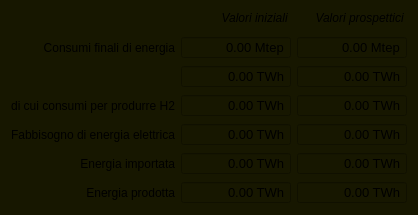
            <widget class="QWidget" name="energyResWgt" native="true">
             <property name="maximumSize">
              <size>
               <width>16777215</width>
               <height>16777215</height>
              </size>
             </property>
             <property name="styleSheet">
              <string notr="true">background-color: rgb(23, 23, 0);</string>
             </property>
             <layout class="QGridLayout" name="gridLayout_3">
              <item row="7" column="2">
               <widget class="QDoubleSpinBox" name="enImportResPerspDsb">
                <property name="sizePolicy">
                 <sizepolicy hsizetype="Fixed" vsizetype="Fixed">
                  <horstretch>0</horstretch>
                  <verstretch>0</verstretch>
                 </sizepolicy>
                </property>
                <property name="minimumSize">
                 <size>
                  <width>110</width>
                  <height>0</height>
                 </size>
                </property>
                <property name="maximumSize">
                 <size>
                  <width>110</width>
                  <height>16777215</height>
                 </size>
                </property>
                <property name="font">
                 <font>
                  <pointsize>10</pointsize>
                 </font>
                </property>
                <property name="alignment">
                 <set>Qt::AlignRight|Qt::AlignTrailing|Qt::AlignVCenter</set>
                </property>
                <property name="readOnly">
                 <bool>true</bool>
                </property>
                <property name="buttonSymbols">
                 <enum>QAbstractSpinBox::NoButtons</enum>
                </property>
                <property name="suffix">
                 <string> TWh</string>
                </property>
                <property name="maximum">
                 <double>999999.989999999990687</double>
                </property>
                <property name="singleStep">
                 <double>0.100000000000000</double>
                </property>
                <property name="value">
                 <double>0.000000000000000</double>
                </property>
               </widget>
              </item>
              <item row="7" column="0">
               <widget class="QLabel" name="enImportResLbl">
                <property name="font">
                 <font>
                  <pointsize>9</pointsize>
                 </font>
                </property>
                <property name="text">
                 <string>Energia importata</string>
                </property>
                <property name="alignment">
                 <set>Qt::AlignRight|Qt::AlignTrailing|Qt::AlignVCenter</set>
                </property>
               </widget>
              </item>
              <item row="4" column="1">
               <widget class="QDoubleSpinBox" name="totEnConsResActDsb">
                <property name="sizePolicy">
                 <sizepolicy hsizetype="Fixed" vsizetype="Fixed">
                  <horstretch>0</horstretch>
                  <verstretch>0</verstretch>
                 </sizepolicy>
                </property>
                <property name="minimumSize">
                 <size>
                  <width>110</width>
                  <height>0</height>
                 </size>
                </property>
                <property name="maximumSize">
                 <size>
                  <width>110</width>
                  <height>16777215</height>
                 </size>
                </property>
                <property name="font">
                 <font>
                  <pointsize>10</pointsize>
                 </font>
                </property>
                <property name="alignment">
                 <set>Qt::AlignRight|Qt::AlignTrailing|Qt::AlignVCenter</set>
                </property>
                <property name="readOnly">
                 <bool>true</bool>
                </property>
                <property name="buttonSymbols">
                 <enum>QAbstractSpinBox::NoButtons</enum>
                </property>
                <property name="suffix">
                 <string> TWh</string>
                </property>
                <property name="maximum">
                 <double>999999.989999999990687</double>
                </property>
                <property name="singleStep">
                 <double>0.100000000000000</double>
                </property>
                <property name="value">
                 <double>0.000000000000000</double>
                </property>
               </widget>
              </item>
              <item row="1" column="2">
               <widget class="QLabel" name="perspDutyLbl">
                <property name="sizePolicy">
                 <sizepolicy hsizetype="Fixed" vsizetype="Preferred">
                  <horstretch>0</horstretch>
                  <verstretch>0</verstretch>
                 </sizepolicy>
                </property>
                <property name="minimumSize">
                 <size>
                  <width>110</width>
                  <height>0</height>
                 </size>
                </property>
                <property name="maximumSize">
                 <size>
                  <width>110</width>
                  <height>16777215</height>
                 </size>
                </property>
                <property name="font">
                 <font>
                  <weight>50</weight>
                  <italic>true</italic>
                  <bold>false</bold>
                 </font>
                </property>
                <property name="text">
                 <string>Valori prospettici </string>
                </property>
                <property name="alignment">
                 <set>Qt::AlignRight|Qt::AlignTrailing|Qt::AlignVCenter</set>
                </property>
               </widget>
              </item>
              <item row="1" column="1">
               <widget class="QLabel" name="actDutyLbl">
                <property name="sizePolicy">
                 <sizepolicy hsizetype="Fixed" vsizetype="Preferred">
                  <horstretch>0</horstretch>
                  <verstretch>0</verstretch>
                 </sizepolicy>
                </property>
                <property name="minimumSize">
                 <size>
                  <width>110</width>
                  <height>0</height>
                 </size>
                </property>
                <property name="maximumSize">
                 <size>
                  <width>110</width>
                  <height>16777215</height>
                 </size>
                </property>
                <property name="font">
                 <font>
                  <weight>50</weight>
                  <italic>true</italic>
                  <bold>false</bold>
                 </font>
                </property>
                <property name="text">
                 <string>Valori iniziali </string>
                </property>
                <property name="alignment">
                 <set>Qt::AlignRight|Qt::AlignTrailing|Qt::AlignVCenter</set>
                </property>
               </widget>
              </item>
              <item row="5" column="0">
               <widget class="QLabel" name="h2ConsResLbl">
                <property name="font">
                 <font>
                  <pointsize>9</pointsize>
                 </font>
                </property>
                <property name="text">
                 <string>di cui consumi per produrre H2</string>
                </property>
                <property name="alignment">
                 <set>Qt::AlignRight|Qt::AlignTrailing|Qt::AlignVCenter</set>
                </property>
               </widget>
              </item>
              <item row="5" column="2">
               <widget class="QDoubleSpinBox" name="h2ConsResPerspDsb">
                <property name="sizePolicy">
                 <sizepolicy hsizetype="Fixed" vsizetype="Fixed">
                  <horstretch>0</horstretch>
                  <verstretch>0</verstretch>
                 </sizepolicy>
                </property>
                <property name="minimumSize">
                 <size>
                  <width>110</width>
                  <height>0</height>
                 </size>
                </property>
                <property name="maximumSize">
                 <size>
                  <width>110</width>
                  <height>16777215</height>
                 </size>
                </property>
                <property name="font">
                 <font>
                  <pointsize>10</pointsize>
                 </font>
                </property>
                <property name="alignment">
                 <set>Qt::AlignRight|Qt::AlignTrailing|Qt::AlignVCenter</set>
                </property>
                <property name="readOnly">
                 <bool>true</bool>
                </property>
                <property name="buttonSymbols">
                 <enum>QAbstractSpinBox::NoButtons</enum>
                </property>
                <property name="suffix">
                 <string> TWh</string>
                </property>
                <property name="maximum">
                 <double>999999.989999999990687</double>
                </property>
                <property name="singleStep">
                 <double>0.100000000000000</double>
                </property>
                <property name="value">
                 <double>0.000000000000000</double>
                </property>
               </widget>
              </item>
              <item row="3" column="1">
               <widget class="QDoubleSpinBox" name="totEnConsMtepResActDsb">
                <property name="sizePolicy">
                 <sizepolicy hsizetype="Fixed" vsizetype="Fixed">
                  <horstretch>0</horstretch>
                  <verstretch>0</verstretch>
                 </sizepolicy>
                </property>
                <property name="minimumSize">
                 <size>
                  <width>110</width>
                  <height>0</height>
                 </size>
                </property>
                <property name="maximumSize">
                 <size>
                  <width>110</width>
                  <height>16777215</height>
                 </size>
                </property>
                <property name="font">
                 <font>
                  <pointsize>10</pointsize>
                 </font>
                </property>
                <property name="alignment">
                 <set>Qt::AlignRight|Qt::AlignTrailing|Qt::AlignVCenter</set>
                </property>
                <property name="readOnly">
                 <bool>true</bool>
                </property>
                <property name="buttonSymbols">
                 <enum>QAbstractSpinBox::NoButtons</enum>
                </property>
                <property name="suffix">
                 <string> Mtep</string>
                </property>
                <property name="maximum">
                 <double>999999.989999999990687</double>
                </property>
                <property name="singleStep">
                 <double>0.100000000000000</double>
                </property>
                <property name="value">
                 <double>0.000000000000000</double>
                </property>
               </widget>
              </item>
              <item row="6" column="2">
               <widget class="QDoubleSpinBox" name="enDutyResPerspDsb">
                <property name="sizePolicy">
                 <sizepolicy hsizetype="Fixed" vsizetype="Fixed">
                  <horstretch>0</horstretch>
                  <verstretch>0</verstretch>
                 </sizepolicy>
                </property>
                <property name="minimumSize">
                 <size>
                  <width>110</width>
                  <height>0</height>
                 </size>
                </property>
                <property name="maximumSize">
                 <size>
                  <width>110</width>
                  <height>16777215</height>
                 </size>
                </property>
                <property name="font">
                 <font>
                  <pointsize>10</pointsize>
                 </font>
                </property>
                <property name="alignment">
                 <set>Qt::AlignRight|Qt::AlignTrailing|Qt::AlignVCenter</set>
                </property>
                <property name="readOnly">
                 <bool>true</bool>
                </property>
                <property name="buttonSymbols">
                 <enum>QAbstractSpinBox::NoButtons</enum>
                </property>
                <property name="suffix">
                 <string> TWh</string>
                </property>
                <property name="maximum">
                 <double>999999.989999999990687</double>
                </property>
                <property name="singleStep">
                 <double>0.100000000000000</double>
                </property>
                <property name="value">
                 <double>0.000000000000000</double>
                </property>
               </widget>
              </item>
              <item row="8" column="1">
               <widget class="QDoubleSpinBox" name="enProdResActDsb">
                <property name="sizePolicy">
                 <sizepolicy hsizetype="Fixed" vsizetype="Fixed">
                  <horstretch>0</horstretch>
                  <verstretch>0</verstretch>
                 </sizepolicy>
                </property>
                <property name="minimumSize">
                 <size>
                  <width>110</width>
                  <height>0</height>
                 </size>
                </property>
                <property name="maximumSize">
                 <size>
                  <width>110</width>
                  <height>16777215</height>
                 </size>
                </property>
                <property name="font">
                 <font>
                  <pointsize>10</pointsize>
                 </font>
                </property>
                <property name="alignment">
                 <set>Qt::AlignRight|Qt::AlignTrailing|Qt::AlignVCenter</set>
                </property>
                <property name="readOnly">
                 <bool>true</bool>
                </property>
                <property name="buttonSymbols">
                 <enum>QAbstractSpinBox::NoButtons</enum>
                </property>
                <property name="suffix">
                 <string> TWh</string>
                </property>
                <property name="maximum">
                 <double>999999.989999999990687</double>
                </property>
                <property name="singleStep">
                 <double>0.100000000000000</double>
                </property>
                <property name="value">
                 <double>0.000000000000000</double>
                </property>
               </widget>
              </item>
              <item row="4" column="2">
               <widget class="QDoubleSpinBox" name="totEnConsResPerspDsb">
                <property name="sizePolicy">
                 <sizepolicy hsizetype="Fixed" vsizetype="Fixed">
                  <horstretch>0</horstretch>
                  <verstretch>0</verstretch>
                 </sizepolicy>
                </property>
                <property name="minimumSize">
                 <size>
                  <width>110</width>
                  <height>0</height>
                 </size>
                </property>
                <property name="maximumSize">
                 <size>
                  <width>110</width>
                  <height>16777215</height>
                 </size>
                </property>
                <property name="font">
                 <font>
                  <pointsize>10</pointsize>
                 </font>
                </property>
                <property name="alignment">
                 <set>Qt::AlignRight|Qt::AlignTrailing|Qt::AlignVCenter</set>
                </property>
                <property name="readOnly">
                 <bool>true</bool>
                </property>
                <property name="buttonSymbols">
                 <enum>QAbstractSpinBox::NoButtons</enum>
                </property>
                <property name="suffix">
                 <string> TWh</string>
                </property>
                <property name="maximum">
                 <double>999999.989999999990687</double>
                </property>
                <property name="singleStep">
                 <double>0.100000000000000</double>
                </property>
                <property name="value">
                 <double>0.000000000000000</double>
                </property>
               </widget>
              </item>
              <item row="6" column="1">
               <widget class="QDoubleSpinBox" name="enDutyResActDsb">
                <property name="sizePolicy">
                 <sizepolicy hsizetype="Fixed" vsizetype="Fixed">
                  <horstretch>0</horstretch>
                  <verstretch>0</verstretch>
                 </sizepolicy>
                </property>
                <property name="minimumSize">
                 <size>
                  <width>110</width>
                  <height>0</height>
                 </size>
                </property>
                <property name="maximumSize">
                 <size>
                  <width>110</width>
                  <height>16777215</height>
                 </size>
                </property>
                <property name="font">
                 <font>
                  <pointsize>10</pointsize>
                 </font>
                </property>
                <property name="alignment">
                 <set>Qt::AlignRight|Qt::AlignTrailing|Qt::AlignVCenter</set>
                </property>
                <property name="readOnly">
                 <bool>true</bool>
                </property>
                <property name="buttonSymbols">
                 <enum>QAbstractSpinBox::NoButtons</enum>
                </property>
                <property name="suffix">
                 <string> TWh</string>
                </property>
                <property name="maximum">
                 <double>999999.989999999990687</double>
                </property>
                <property name="singleStep">
                 <double>0.100000000000000</double>
                </property>
                <property name="value">
                 <double>0.000000000000000</double>
                </property>
               </widget>
              </item>
              <item row="6" column="0">
               <widget class="QLabel" name="enDutyResLbl">
                <property name="font">
                 <font>
                  <pointsize>9</pointsize>
                 </font>
                </property>
                <property name="text">
                 <string>Fabbisogno di energia elettrica</string>
                </property>
                <property name="alignment">
                 <set>Qt::AlignRight|Qt::AlignTrailing|Qt::AlignVCenter</set>
                </property>
               </widget>
              </item>
              <item row="8" column="0">
               <widget class="QLabel" name="enProdResLbl">
                <property name="font">
                 <font>
                  <pointsize>9</pointsize>
                 </font>
                </property>
                <property name="text">
                 <string>Energia prodotta</string>
                </property>
                <property name="alignment">
                 <set>Qt::AlignRight|Qt::AlignTrailing|Qt::AlignVCenter</set>
                </property>
               </widget>
              </item>
              <item row="8" column="2">
               <widget class="QDoubleSpinBox" name="enProdResPerspDsb">
                <property name="sizePolicy">
                 <sizepolicy hsizetype="Fixed" vsizetype="Fixed">
                  <horstretch>0</horstretch>
                  <verstretch>0</verstretch>
                 </sizepolicy>
                </property>
                <property name="minimumSize">
                 <size>
                  <width>110</width>
                  <height>0</height>
                 </size>
                </property>
                <property name="maximumSize">
                 <size>
                  <width>110</width>
                  <height>16777215</height>
                 </size>
                </property>
                <property name="font">
                 <font>
                  <pointsize>10</pointsize>
                 </font>
                </property>
                <property name="alignment">
                 <set>Qt::AlignRight|Qt::AlignTrailing|Qt::AlignVCenter</set>
                </property>
                <property name="readOnly">
                 <bool>true</bool>
                </property>
                <property name="buttonSymbols">
                 <enum>QAbstractSpinBox::NoButtons</enum>
                </property>
                <property name="suffix">
                 <string> TWh</string>
                </property>
                <property name="maximum">
                 <double>999999.989999999990687</double>
                </property>
                <property name="singleStep">
                 <double>0.100000000000000</double>
                </property>
                <property name="value">
                 <double>0.000000000000000</double>
                </property>
               </widget>
              </item>
              <item row="5" column="1">
               <widget class="QDoubleSpinBox" name="h2ConsResActDsb">
                <property name="sizePolicy">
                 <sizepolicy hsizetype="Fixed" vsizetype="Fixed">
                  <horstretch>0</horstretch>
                  <verstretch>0</verstretch>
                 </sizepolicy>
                </property>
                <property name="minimumSize">
                 <size>
                  <width>110</width>
                  <height>0</height>
                 </size>
                </property>
                <property name="maximumSize">
                 <size>
                  <width>110</width>
                  <height>16777215</height>
                 </size>
                </property>
                <property name="font">
                 <font>
                  <pointsize>10</pointsize>
                 </font>
                </property>
                <property name="alignment">
                 <set>Qt::AlignRight|Qt::AlignTrailing|Qt::AlignVCenter</set>
                </property>
                <property name="readOnly">
                 <bool>true</bool>
                </property>
                <property name="buttonSymbols">
                 <enum>QAbstractSpinBox::NoButtons</enum>
                </property>
                <property name="suffix">
                 <string> TWh</string>
                </property>
                <property name="maximum">
                 <double>999999.989999999990687</double>
                </property>
                <property name="singleStep">
                 <double>0.100000000000000</double>
                </property>
                <property name="value">
                 <double>0.000000000000000</double>
                </property>
               </widget>
              </item>
              <item row="2" column="0">
               <spacer name="verticalSpacer_35">
                <property name="orientation">
                 <enum>Qt::Vertical</enum>
                </property>
                <property name="sizeType">
                 <enum>QSizePolicy::Fixed</enum>
                </property>
                <property name="sizeHint" stdset="0">
                 <size>
                  <width>20</width>
                  <height>5</height>
                 </size>
                </property>
               </spacer>
              </item>
              <item row="3" column="2">
               <widget class="QDoubleSpinBox" name="totEnConsMtepResPerspDsb">
                <property name="sizePolicy">
                 <sizepolicy hsizetype="Fixed" vsizetype="Fixed">
                  <horstretch>0</horstretch>
                  <verstretch>0</verstretch>
                 </sizepolicy>
                </property>
                <property name="minimumSize">
                 <size>
                  <width>110</width>
                  <height>0</height>
                 </size>
                </property>
                <property name="maximumSize">
                 <size>
                  <width>110</width>
                  <height>16777215</height>
                 </size>
                </property>
                <property name="font">
                 <font>
                  <pointsize>10</pointsize>
                 </font>
                </property>
                <property name="alignment">
                 <set>Qt::AlignRight|Qt::AlignTrailing|Qt::AlignVCenter</set>
                </property>
                <property name="readOnly">
                 <bool>true</bool>
                </property>
                <property name="buttonSymbols">
                 <enum>QAbstractSpinBox::NoButtons</enum>
                </property>
                <property name="suffix">
                 <string> Mtep</string>
                </property>
                <property name="maximum">
                 <double>999999.989999999990687</double>
                </property>
                <property name="singleStep">
                 <double>0.100000000000000</double>
                </property>
                <property name="value">
                 <double>0.000000000000000</double>
                </property>
               </widget>
              </item>
              <item row="7" column="1">
               <widget class="QDoubleSpinBox" name="enImportResActDsb">
                <property name="sizePolicy">
                 <sizepolicy hsizetype="Fixed" vsizetype="Fixed">
                  <horstretch>0</horstretch>
                  <verstretch>0</verstretch>
                 </sizepolicy>
                </property>
                <property name="minimumSize">
                 <size>
                  <width>110</width>
                  <height>0</height>
                 </size>
                </property>
                <property name="maximumSize">
                 <size>
                  <width>110</width>
                  <height>16777215</height>
                 </size>
                </property>
                <property name="font">
                 <font>
                  <pointsize>10</pointsize>
                 </font>
                </property>
                <property name="alignment">
                 <set>Qt::AlignRight|Qt::AlignTrailing|Qt::AlignVCenter</set>
                </property>
                <property name="readOnly">
                 <bool>true</bool>
                </property>
                <property name="buttonSymbols">
                 <enum>QAbstractSpinBox::NoButtons</enum>
                </property>
                <property name="suffix">
                 <string> TWh</string>
                </property>
                <property name="maximum">
                 <double>999999.989999999990687</double>
                </property>
                <property name="singleStep">
                 <double>0.100000000000000</double>
                </property>
                <property name="value">
                 <double>0.000000000000000</double>
                </property>
               </widget>
              </item>
              <item row="3" column="0">
               <widget class="QLabel" name="totEnConsResLbl">
                <property name="sizePolicy">
                 <sizepolicy hsizetype="MinimumExpanding" vsizetype="Preferred">
                  <horstretch>0</horstretch>
                  <verstretch>0</verstretch>
                 </sizepolicy>
                </property>
                <property name="font">
                 <font>
                  <pointsize>9</pointsize>
                 </font>
                </property>
                <property name="text">
                 <string>Consumi finali di energia</string>
                </property>
                <property name="alignment">
                 <set>Qt::AlignRight|Qt::AlignTrailing|Qt::AlignVCenter</set>
                </property>
               </widget>
              </item>
             </layout>
            </widget>
